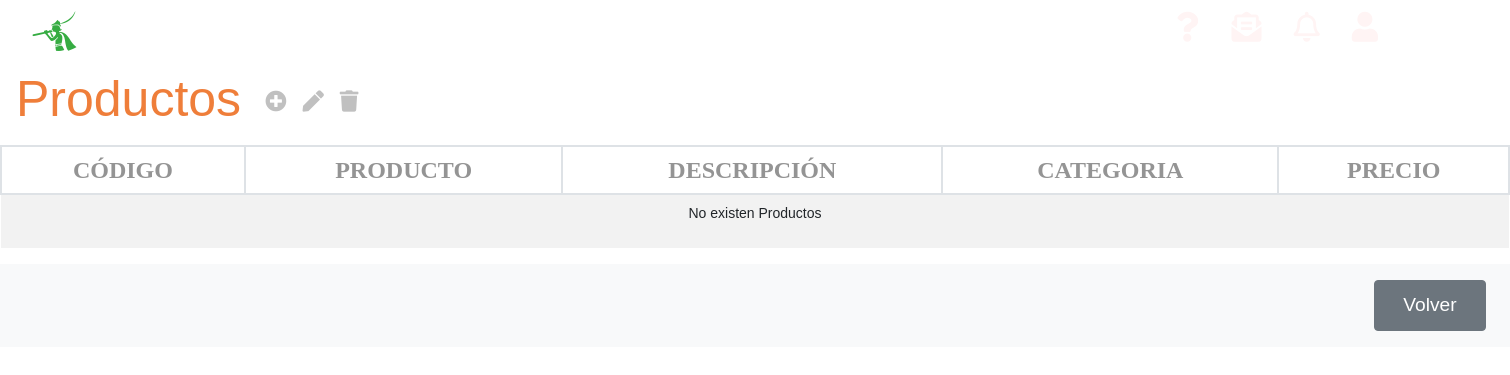
/appEntrega/productos/, run on an earlier commit of the app's database.
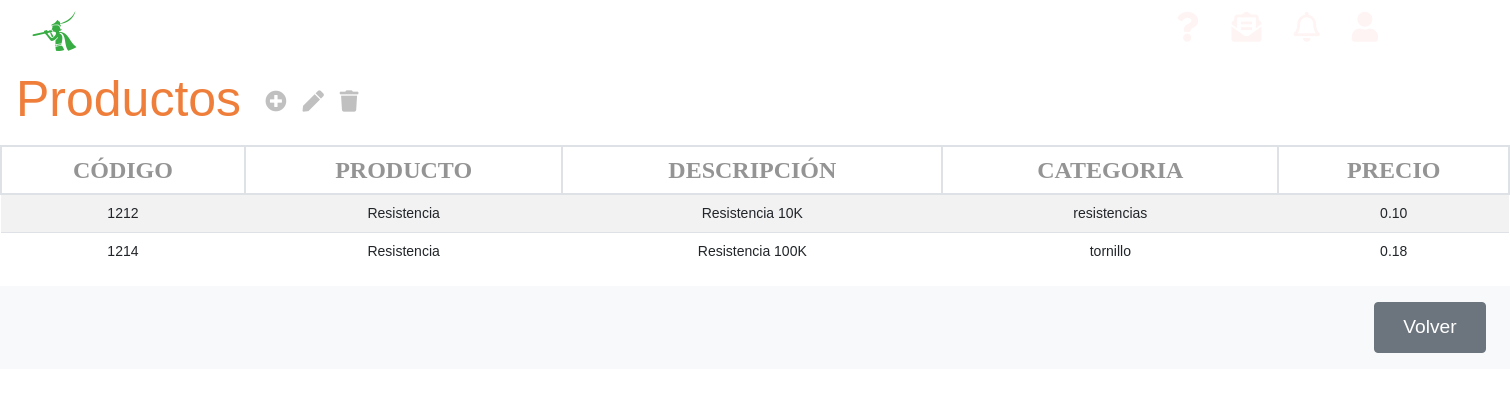
And on a later commit of the database.
### appEntrega/models.py (models this page shows, shortened)
class Producto(models.Model):
    producto_referencia = models.CharField(max_length=13, primary_key=True)
    producto_nombre = models.CharField(max_length=50)
    producto_descripcion = models.CharField(max_length=250)
    producto_categoria = models.CharField(max_length=50)
    producto_precio = models.DecimalField(max_digits=10, decimal_places=2, default=0)

### appEntrega/views.py (the view)
# urls.py: path('productos/', ProductoListView.as_view(), name='listaProducto'),
class ProductoListView(ListView):
    model = Producto
    template_name = 'listaProductos.html'
    context_object_name = 'lista_productos'

### appEntrega/templates/listaProductos.html
{% extends 'base.html' %}
{% block content %}
<div class="">
    <nav class="navbar navbar-light table-navbar">
        <h2 class="orange-color">Productos</h2>
        <ul class="navbar-nav mr-auto flex-row">
            <li class="nav-item m-0 ml-3">
                <i class="fas fa-plus-circle fa-lg c-grey"
                    onclick="location.href='http://127.0.0.1:8000/appEntrega/productos/nuevo/'"></i>
            </li>
            <li class="nav-item m-0">
                <i class="fas fa-pen fa-lg c-grey"></i>
            </li>
            <li class="nav-item m-0">
                <i class="fas fa-trash fa-lg c-grey"></i>
            </li>
        </ul>
    </nav>
</div>
<div class="row">
    <div class="col-md-12">
        <table class="table-deustronic table table-striped table-hover">
            <thead>
                <tr>
                    <th>CÓDIGO</th>
                    <th>PRODUCTO</th>
                    <th>DESCRIPCIÓN</th>
                    <th>CATEGORIA</th>
                    <th>PRECIO</th>
                </tr>
            </thead>
            <tbody>
                {% if lista_productos %}
                {% for producto in lista_productos %}
                <tr ondblclick="location.href='http://127.0.0.1:8000/appEntrega/productos/{{producto.pk}}'">
                    <td>
                        {{producto.producto_referencia}}
                    </td>
                    <td>{{producto.producto_nombre}}</td>
                    <td>{{producto.producto_descripcion}}</td>
                    <td>{{producto.producto_categoria}}</td>
                    <td>{{producto.producto_precio}}</td>
                </tr>
                {% endfor %}
                {% else %}
                <tr>
                    <td colspan="5">
                        <p>No existen Productos</p>
                    </td>
                </tr>
                {% endif %}
            </tbody>
        </table>
    </div>
</div>
<nav class="navbar navbar-light bg-light fixed-bottom position-sticky">
    <div class="form-inline ml-auto">
        <button onclick="location.href='http://127.0.0.1:8000/appEntrega'" class="btn boton-nav btn-secondary m-2"
            type="button">Volver</button>
    </div>
</nav>
{% endblock %}

### appEntrega/templates/base.html (shortened to what this page needs)
<!DOCTYPE html>
{% load static %}
<html lang="es">
<head>
    <link rel="stylesheet" href="https://use.fontawesome.com/releases/v5.5.0/css/all.css">
    <link rel="stylesheet" type="text/css" href="{% static '/style/bootstrap.css' %}">
    <link rel="stylesheet" type="text/css" href="{% static '/style/styles.css' %}">
    <link rel="stylesheet" type="text/css" href="{% static '/style/index.css' %}">
    <link rel="stylesheet" type="text/css" href="{% static '/style/productos.css' %}">
    <link rel="stylesheet" type="text/css" href="{% static '/style/header.css' %}">
    <link rel="stylesheet" type="text/css" href="{% static '/style/forms.css' %}">
</head>
<header class="cabeceraPortada">
    <div class="container-header row justify-content-between align-items-center my-2">
        <div class="col-3 d-flex align-items-center">
            <i class="fab fa-pied-piper-alt logo_empresa"></i>
            <h1><a class="tituloenlaceP1" href="http://127.0.0.1:8000/appEntrega/"> UD
                </a></h1>
        </div>
        <nav>
            <ul class="col-9 d-flex">
                <li><a class="a" href=""><i class="fas fa-question"></i></a></li>
                <li><a class="a" href=""><i class="fas fa-envelope-open-text"></i></a></li>
                <li><a class="a" href=""><i class="far fa-bell"></i></a></li>
                <li><a class="a" href=""><i class="fas fa-user"></i></a></li>
            </ul>
        </nav>
    </div>
</header>
<div class="wrapper">
    {% block content %}
    {% endblock %}
</div>
<body>
</body>
</html>

### appEntrega/static/style/styles.css (style rules this page uses)
.orange-color, .orange-color:hover { color: rgb(239, 126, 58) !important; font-weight: 100 !important; }
* { font-family: 'FiraSans-Regular', sans-serif; }
html { overflow-x: hidden; overflow-y: overlay; }
html, body { height: 100%; }
body { margin: 0; }
i { cursor: pointer !important; }
ul { padding: 0 !important; }

### appEntrega/static/style/productos.css (style rules this page uses)
.navbar-nav .nav-item { padding: 0 .5rem; }
table { overflow: scroll; }
.table-deustronic th { color: #949494; font-weight: bold; font-size: 1.5rem; padding: 5px 10px; border: 2px solid #dee2e6; font-family: FiraSans-Regular, Calibri, Verdana; text-align: center !important; }
.table-deustronic td { font-size: 14px; padding: 0.5rem; text-align: center !important; cursor: pointer !important; }
.table-navbar { position: sticky; background-color: white; z-index: 1; top: 0; width: 100%; }
.c-grey { color: silver !important; }
.boton-nav { width: 7rem; height: 3.2rem !important; color: white !important; font-weight: 400; font-size: 1.2rem; text-decoration: none; outline-style: none; }

### appEntrega/static/style/header.css (style rules this page uses)
header.cabeceraPortada { background-image: url(https://img.freepik.com/free-vector/blue-copy-space-digital-background_23-2148821698.jpg?size=626&ext=jpg); background-repeat: no-repeat; background-size: 100% 100%; width: 1500px; overflow: hidden; }
.tituloenlaceP1 { color: rgb(255, 255, 255); font-size: 25px; font-family: 'Trebuchet MS', 'Lucida Sans Unicode', 'Lucida Grande', 'Lucida Sans', Arial, sans-serif; margin-left: 25px; top: -30px; text-decoration: none; overflow-y: hidden; }
h2 { padding: 0px; color: #1c3d79; font-size: 50px; font-family: 'Franklin Gothic Medium', 'Arial Narrow', Arial, sans-serif }
.a { text-decoration: none; font-family: 'Courier New', Courier, monospace; font-size: 30px; color: #fff4f4; }
li { list-style: none; margin-right: 2rem; }
.logo_empresa { margin-left: 2rem; text-decoration: none; font-size: 40px; color: #36ac42; }
a.tituloenlaceP1 { text-decoration: none; font-family: Georgia, 'Times New Roman', Times, serif; font-size: 30px; color: #ffffff; float: left; }
.container-header { width: 95%; }
ul { margin: 0 !important; }
h1 { margin: 0 !important; }

What changed in the data, as far as the page shows it:
added Producto: producto_referencia "1212", producto_nombre "Resistencia", producto_descripcion "Resistencia 10K", producto_categoria "resistencias", producto_precio "0.10"
added Producto: producto_referencia "1214", producto_nombre "Resistencia", producto_descripcion "Resistencia 100K", producto_categoria "tornillo", producto_precio "0.18"
Also different on the page:
text no longer shown: "No existen Productos"
